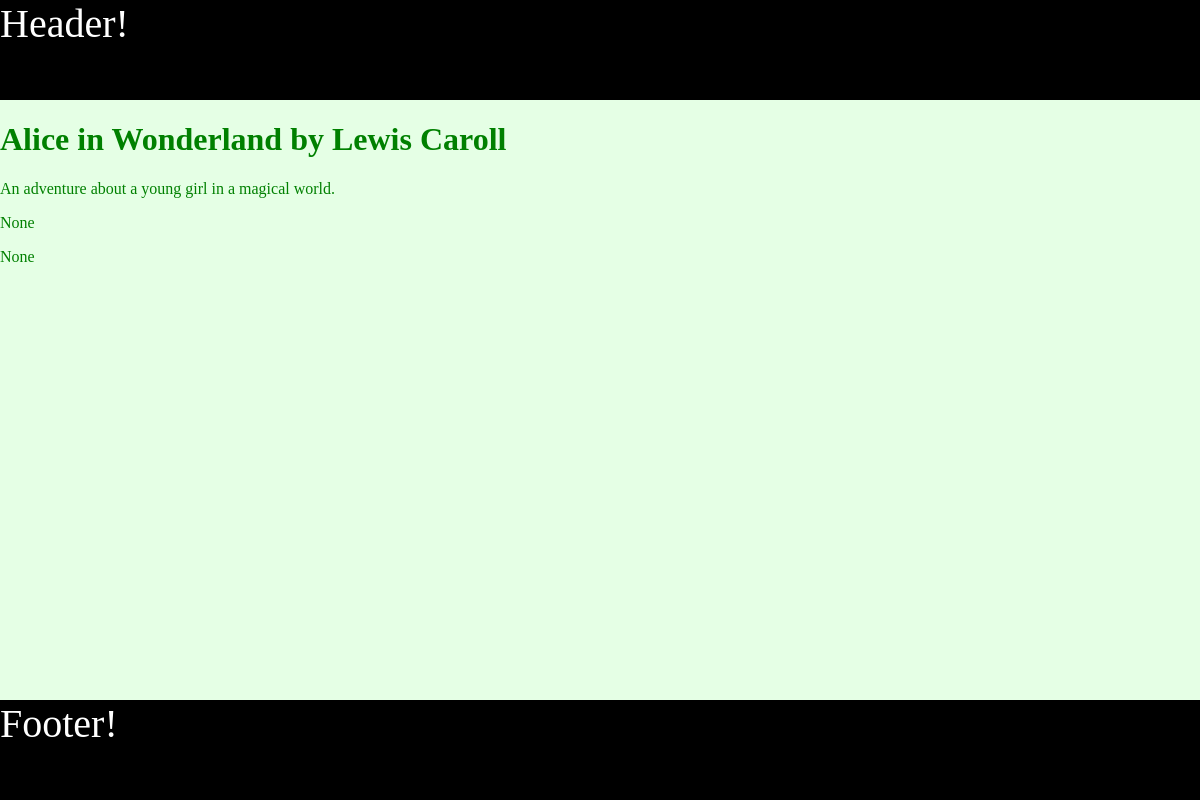
The page /books/8 on the database its author committed.
### my_books_app/models.py (models this page shows, shortened)
class Book(models.Model): #Gives us special functionality to talk to the ORM.
    title = models.CharField(max_length=255)
    author = models.CharField(max_length=255)
    summary = models.TextField(null=True)
    website = models.TextField(validators=[URLValidator()], null=True) #Our method
    pages = models.IntegerField(validators=[MinValueValidator(10)], null=True)
    website_alternative_way = models.URLField(max_length=250, null=True) #Eric's method

### my_books_app/views.py (the view)
# urls.py: path('books/<int:id>', views.show),
def show(request, id): #Passing in the ID in the URL address.
    our_book = Book.objects.get(pk=id)
    context = {'our_book': our_book}
    return render(request, 'show.html', context)

### my_books_app/templates/show.html (shortened to what this page needs)
{% extends 'base.html' %}
{% block content %}
    <h1>{{ our_book.title }} by {{ our_book.author }}</h1>
    <p>{{ our_book.summary }}</p>
    <p>{{ our_book.pages }}</p>
    <p>{{ our_book.website_alternative_way }}</p>
{% endblock %}

### my_books_app/static/style.css (style rules this page uses)
body { margin: 0; padding: 0; background-color: rgba(0, 255, 0, .1); color: green; }

### rows shown on the page
Book: title "Alice in Wonderland", author "Lewis Caroll", summary "An adventure about a young girl in a magical world.", pages "None", website_alternative_way "None"
